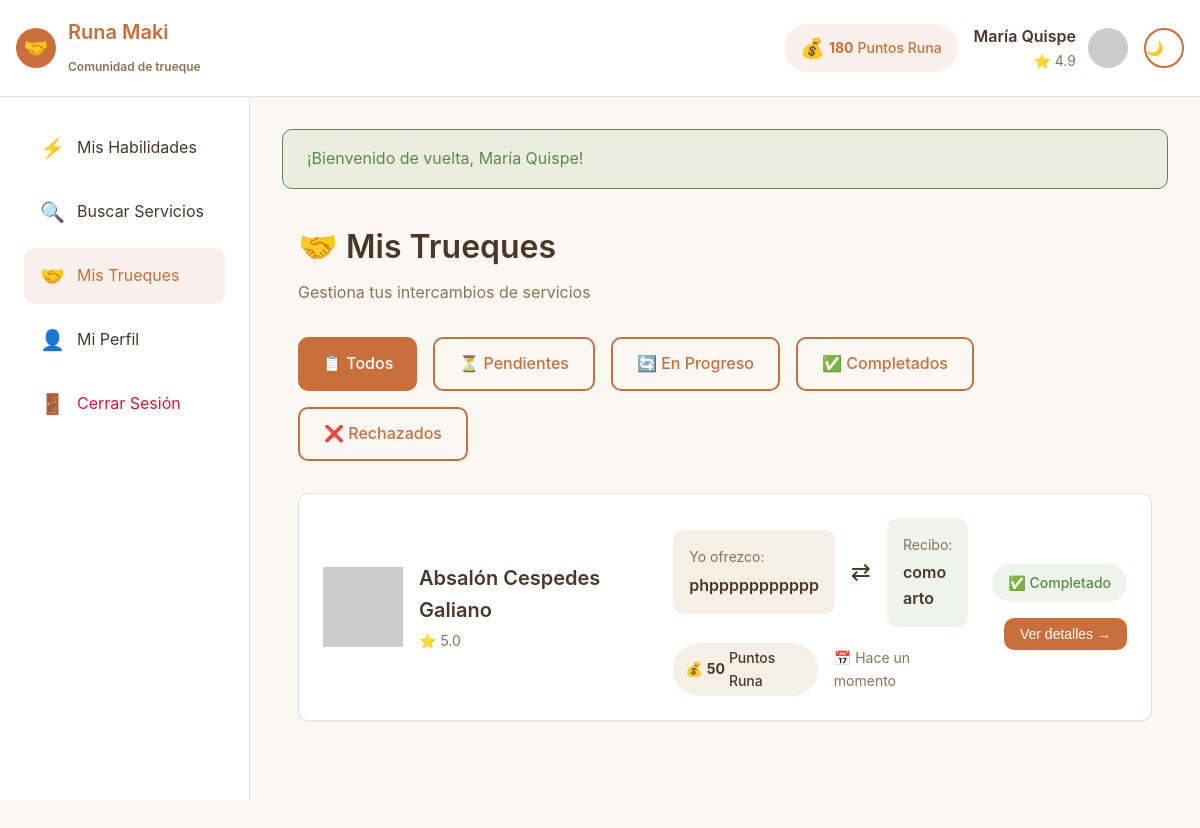
Screenshot of /index.php?page=trueques (signed in) with the database file from the repository.
### tables this page shows
CREATE TABLE `trueques` (
  `id` int(11) NOT NULL,
  `usuario_ofrece_id` int(11) NOT NULL,
  `usuario_recibe_id` int(11) NOT NULL,
  `habilidad_ofrece_id` int(11) NOT NULL,
  `habilidad_recibe_id` int(11) NOT NULL,
  `puntos_intercambio` int(11) NOT NULL,
  `estado` enum('pendiente','aceptado','completado','rechazado','cancelado') DEFAULT 'pendiente',
  `fecha_creacion` timestamp NOT NULL DEFAULT current_timestamp(),
  `fecha_aceptacion` timestamp NULL DEFAULT NULL,
  `fecha_completado` timestamp NULL DEFAULT NULL
);

### helpers/functions.php (called while the page is built, shortened)
<?php
function getCurrentUserId() {
    return $_SESSION['usuario_id'] ?? null;
}
function timeAgo($datetime) {
    $timestamp = strtotime($datetime);
    $diff = time() - $timestamp;
    if ($diff < 60) {
        return 'Hace un momento';
    } elseif ($diff < 3600) {
        $mins = floor($diff / 60);
        return "Hace {$mins} " . ($mins == 1 ? 'minuto' : 'minutos');
    } elseif ($diff < 86400) {
        $hours = floor($diff / 3600);
        return "Hace {$hours} " . ($hours == 1 ? 'hora' : 'horas');
    } elseif ($diff < 604800) {
        $days = floor($diff / 86400);
        return "Hace {$days} " . ($days == 1 ? 'día' : 'días');
    } else {
        return formatDate($datetime);
    }
}
function view($viewName, $data = []) {
    extract($data);
    require_once ROOT_PATH . "/views/{$viewName}.php";
}
function e($string) {
    return htmlspecialchars((string)$string, ENT_QUOTES, 'UTF-8');
}

### controllers/TruequeController.php (called while the page is built, shortened)
<?php
class TruequeController {
    private $truequeModel;
    public function __construct() {
        $this->truequeModel = new Trueque();
    }
    public function index() {
        $usuarioId = getCurrentUserId();
        $estado = $_GET['estado'] ?? null;
        $trueques = $this->truequeModel->listarPorUsuario($usuarioId, $estado);
        $data = [
            'trueques' => $trueques,
            'filtro_estado' => $estado
        ];
        view('trueques/index', $data);
    }
}

### config/config.php (called while the page is built, shortened)
<?php
spl_autoload_register(function ($class) {
    $paths = [
        ROOT_PATH . '/models/',
        ROOT_PATH . '/controllers/',
        ROOT_PATH . '/config/'
    ];
    foreach ($paths as $path) {
        $file = $path . $class . '.php';
        if (file_exists($file)) {
            return;
        }
    }
});
require_once ROOT_PATH . '/helpers/functions.php';

### config/database.php (called while the page is built, shortened)
<?php
class Database {
    private static $instance = null;
    private $connection;
    private $host = 'localhost';
    private $database = 'runamaki';
    private $username = 'root';
    private $password = '';
    private $charset = 'utf8mb4';
    private function __construct() {
        try {
            $dsn = "mysql:host={$this->host};dbname={$this->database};charset={$this->charset}";
            $options = [
                PDO::ATTR_ERRMODE            => PDO::ERRMODE_EXCEPTION,
                PDO::ATTR_DEFAULT_FETCH_MODE => PDO::FETCH_ASSOC,
                PDO::ATTR_EMULATE_PREPARES   => true,
            ];
            $this->connection = new PDO($dsn, $this->username, $this->password, $options);
        } catch (PDOException $e) {
            die("Error de conexión a la base de datos: " . $e->getMessage());
        }
    }
    public static function getInstance() {
        if (self::$instance === null) {
            self::$instance = new self();
        }
        return self::$instance;
    }
    public function getConnection() {
        return $this->connection;
    }
}

### models/Trueque.php (called while the page is built, shortened)
<?php
class Trueque {
    private $conn;
    public function __construct() {
        $this->db = Database::getInstance();
        $this->conn = $this->db->getConnection();
    }
    public function listarPorUsuario($usuarioId, $estado = null) {
        $sql = "SELECT t.*,
                CASE
                    WHEN t.usuario_ofrece_id = :usuario_id THEN u2.nombre
                    ELSE u1.nombre
                END as partner_nombre,
                CASE
                    WHEN t.usuario_ofrece_id = :usuario_id THEN u2.avatar
                    ELSE u1.avatar
                END as partner_avatar,
                CASE
                    WHEN t.usuario_ofrece_id = :usuario_id THEN u2.reputacion
                    ELSE u1.reputacion
                END as partner_reputacion,
                CASE
                    WHEN t.usuario_ofrece_id = :usuario_id THEN h1.titulo
                    ELSE h2.titulo
                END as mi_servicio,
                CASE
                    WHEN t.usuario_ofrece_id = :usuario_id THEN h2.titulo
                    ELSE h1.titulo
                END as su_servicio
                FROM trueques t
                INNER JOIN usuarios u1 ON t.usuario_ofrece_id = u1.id
                INNER JOIN usuarios u2 ON t.usuario_recibe_id = u2.id
                INNER JOIN habilidades h1 ON t.habilidad_ofrece_id = h1.id
                INNER JOIN habilidades h2 ON t.habilidad_recibe_id = h2.id
                WHERE (t.usuario_ofrece_id = :usuario_id OR t.usuario_recibe_id = :usuario_id)";
        $sql .= " ORDER BY t.fecha_creacion DESC";
        $stmt = $this->conn->prepare($sql);
        $stmt->bindParam(':usuario_id', $usuarioId);
        $stmt->execute();
        return $stmt->fetchAll();
    }
}

### views/trueques/index.php (the view, shortened to what this page needs)
<?php
require_once ROOT_PATH . '/views/layout/header.php';
?>
<div class="container">
    <div style="margin-bottom: 2rem;">
        <h1>🤝 Mis Trueques</h1>
        <p class="text-muted">Gestiona tus intercambios de servicios</p>
    </div>
    <div style="display: flex; gap: 1rem; margin-bottom: 2rem; flex-wrap: wrap;">
        <a href="index.php?page=trueques"
           class="btn <?= empty($filtro_estado) ? 'btn-primary' : 'btn-outline' ?>">
            📋 Todos
        </a>
        <a href="index.php?page=trueques&estado=pendiente"
           class="btn <?= $filtro_estado === 'pendiente' ? 'btn-primary' : 'btn-outline' ?>">
            ⏳ Pendientes
        </a>
        <a href="index.php?page=trueques&estado=aceptado"
           class="btn <?= $filtro_estado === 'aceptado' ? 'btn-primary' : 'btn-outline' ?>">
            🔄 En Progreso
        </a>
        <a href="index.php?page=trueques&estado=completado"
           class="btn <?= $filtro_estado === 'completado' ? 'btn-primary' : 'btn-outline' ?>">
            ✅ Completados
        </a>
        <a href="index.php?page=trueques&estado=rechazado"
           class="btn <?= $filtro_estado === 'rechazado' ? 'btn-primary' : 'btn-outline' ?>">
            ❌ Rechazados
        </a>
    </div>
    <?php if (empty($trueques)): ?>
        <div class="card text-center" style="padding: 4rem;">
            <div style="font-size: 4rem; margin-bottom: 1rem;">🤝</div>
            <h2>No tienes trueques <?= $filtro_estado ? 'con estado "' . $filtro_estado . '"' : '' ?></h2>
            <p class="text-muted" style="max-width: 500px; margin: 1rem auto;">
                Comienza a intercambiar servicios con otros miembros de la comunidad
            </p>
            <a href="index.php?page=buscar" class="btn btn-primary btn-lg mt-4">
                Buscar servicios disponibles
            </a>
        </div>
    <?php else: ?>
        <div style="display: flex; flex-direction: column; gap: 1rem;">
            <?php foreach ($trueques as $trueque): ?>
            <div class="card" style="cursor: pointer;" onclick="window.location='index.php?page=trueque-detalle&id=<?= $trueque['id'] ?>'">
                <div style="display: grid; grid-template-columns: auto 1fr auto; gap: 1.5rem; align-items: center;">
                    <div style="display: flex; align-items: center; gap: 1rem;">
                        <img
                            src="https://ui-avatars.com/api/?name=<?= urlencode($trueque['partner_nombre']) ?>&background=C86F3C&color=fff"
                            alt="Avatar"
                            class="avatar-lg"
                        >
                        <div>
                            <h3 style="margin-bottom: 0.25rem;"><?= e($trueque['partner_nombre']) ?></h3>
                            <div style="display: flex; align-items: center; gap: 0.5rem;">
                                <span class="text-sm text-muted">⭐ <?= number_format($trueque['partner_reputacion'] ?? 5.0, 1) ?></span>
                            </div>
                        </div>
                    </div>
                    <div>
                        <div style="display: grid; grid-template-columns: 1fr auto 1fr; gap: 1rem; align-items: center;">
                            <div style="padding: 1rem; background-color: var(--bg-muted); border-radius: var(--radius);">
                                <div class="text-sm text-muted" style="margin-bottom: 0.25rem;">Yo ofrezco:</div>
                                <div style="font-weight: 600;"><?= e($trueque['mi_servicio']) ?></div>
                            </div>
                            <div style="text-align: center; font-size: 1.5rem;">
                                ⇄
                            </div>
                            <div style="padding: 1rem; background-color: rgba(90, 139, 74, 0.1); border-radius: var(--radius);">
                                <div class="text-sm text-muted" style="margin-bottom: 0.25rem;">Recibo:</div>
                                <div style="font-weight: 600;"><?= e($trueque['su_servicio']) ?></div>
                            </div>
                        </div>
                        <div style="display: flex; gap: 1rem; margin-top: 1rem; align-items: center;">
                            <span class="badge">
                                💰 <strong><?= $trueque['puntos_intercambio'] ?></strong> Puntos Runa
                            </span>
                            <span class="text-sm text-muted">
                                📅 <?= timeAgo($trueque['fecha_creacion']) ?>
                            </span>
                        </div>
                    </div>
                    <div style="text-align: right;">
                        <?php
                        $estadoBadges = [
                            'pendiente' => ['⏳', 'badge-primary', 'Pendiente'],
                            'aceptado' => ['🔄', 'badge', 'En Progreso'],
                            'completado' => ['✅', 'badge-success', 'Completado'],
                            'rechazado' => ['❌', 'badge', 'Rechazado'],
                            'cancelado' => ['⛔', 'badge', 'Cancelado']
                        ];
                        $badge = $estadoBadges[$trueque['estado']] ?? ['📋', 'badge', 'Desconocido'];
                        ?>
                        <div class="badge <?= $badge[1] ?>" style="margin-bottom: 1rem; padding: 0.5rem 1rem;">
                            <?= $badge[0] ?> <?= $badge[2] ?>
                        </div>
                        <div>
                            <button
                                onclick="event.stopPropagation(); window.location='index.php?page=trueque-detalle&id=<?= $trueque['id'] ?>'"
                                class="btn btn-sm btn-primary">
                                Ver detalles →
                            </button>
                        </div>
                    </div>
                </div>
            </div>
            <?php endforeach; ?>
        </div>
    <?php endif; ?>
</div>
<?php require_once ROOT_PATH . '/views/layout/footer.php'; ?>

### public/css/styles.css (style rules this page uses)
:root { --color-primary: #C86F3C; --color-secondary: #D4A574; --color-accent: #5A8B4A; --color-tierra: #8B7355; --color-marron: #4A3728; --bg-main: #FBF8F3; --bg-card: #ffffff; --bg-muted: #F5EFE6; --text-primary: #4A3728; --text-secondary: #8B7355; --text-muted: #B8A490; --border-color: rgba(74, 55, 40, 0.15); --radius: 10px; --shadow-sm: 0 1px 2px rgba(74, 55, 40, 0.05); --shadow-md: 0 4px 6px rgba(74, 55, 40, 0.1); --shadow-lg: 0 10px 15px rgba(74, 55, 40, 0.15); }
* { margin: 0; padding: 0; box-sizing: border-box; }
body { font-family: 'Nunito', 'Montserrat', -apple-system, BlinkMacSystemFont, 'Segoe UI', sans-serif; background-color: var(--bg-main); color: var(--text-primary); line-height: 1.6; font-size: 16px; }
h1 { font-size: 2rem; font-weight: 600; margin-bottom: 0.5rem; color: var(--text-primary); }
h3 { font-size: 1.25rem; font-weight: 600; margin-bottom: 0.5rem; }
p { margin-bottom: 1rem; }
a { color: var(--color-primary); text-decoration: none; transition: color 0.3s; }
.container { max-width: 1200px; margin: 0 auto; padding: 0 1rem; }
.btn { display: inline-flex; align-items: center; gap: 0.5rem; padding: 0.75rem 1.5rem; border: none; border-radius: var(--radius); font-size: 1rem; font-weight: 500; cursor: pointer; transition: all 0.3s; text-decoration: none; }
.btn-primary { background-color: var(--color-primary); color: white; }
.btn-outline { background-color: transparent; border: 2px solid var(--color-primary); color: var(--color-primary); }
.btn-sm { padding: 0.5rem 1rem; font-size: 0.875rem; }
.card { background-color: var(--bg-card); border: 1px solid var(--border-color); border-radius: var(--radius); padding: 1.5rem; box-shadow: var(--shadow-sm); transition: all 0.3s; }
.badge { display: inline-flex; align-items: center; gap: 0.25rem; padding: 0.25rem 0.75rem; background-color: var(--bg-muted); color: var(--text-primary); border-radius: 999px; font-size: 0.875rem; font-weight: 500; }
.badge-success { background-color: rgba(90, 139, 74, 0.1); color: var(--color-accent); }
.text-muted { color: var(--text-secondary); }
.text-sm { font-size: 0.875rem; }
.avatar-lg { width: 80px; height: 80px; }

### rows the page displays
trueques: partner_nombre "Absalón Cespedes Galiano", partner_reputacion "5.0", mi_servicio "phppppppppppp", su_servicio "como arto", puntos_intercambio "50", fecha_creacion "Hace un momento", estado "✅", estado "Completado"

### other values shown
$_SESSION['puntos_runa'] "180"
$_SESSION['nombre'] "María Quispe"
$_SESSION['reputacion'] "4.9"
$flash['message'] "¡Bienvenido de vuelta, María Quispe!"
